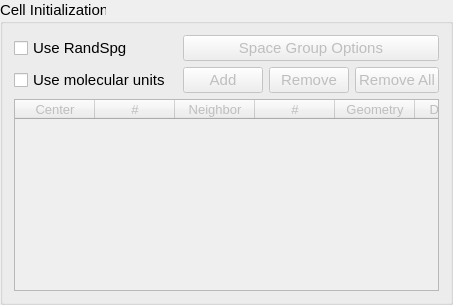
    <widget class="QGroupBox" name="groupBox_11">
     <property name="font">
      <font>
       <pointsize>11</pointsize>
      </font>
     </property>
     <property name="title">
      <string>Cell Initialization</string>
     </property>
     <layout class="QGridLayout" name="gridLayout_2">
      <item row="1" column="3">
       <widget class="QPushButton" name="pushButton_removeMolUnit">
        <property name="enabled">
         <bool>false</bool>
        </property>
        <property name="font">
         <font>
          <pointsize>11</pointsize>
         </font>
        </property>
        <property name="focusPolicy">
         <enum>Qt::TabFocus</enum>
        </property>
        <property name="toolTip">
         <string>&lt;html&gt;&lt;head/&gt;&lt;body&gt;&lt;p&gt;Remove selected row from the 'molecular unit' table&lt;/p&gt;&lt;/body&gt;&lt;/html&gt;</string>
        </property>
        <property name="text">
         <string>Remove</string>
        </property>
       </widget>
      </item>
      <item row="1" column="0">
       <widget class="QCheckBox" name="cb_useMolUnit">
        <property name="font">
         <font>
          <pointsize>11</pointsize>
         </font>
        </property>
        <property name="focusPolicy">
         <enum>Qt::StrongFocus</enum>
        </property>
        <property name="toolTip">
         <string>&lt;html&gt;&lt;head/&gt;&lt;body&gt;&lt;p&gt;By enabling, allows the user the freedom to select atom types from the above composition to generate &amp;quot;molecular units&amp;quot;.&lt;/p&gt;&lt;p&gt;**This is currently limited to single-center moelcules with 1-6 coordinated atoms to the central atom.**&lt;/p&gt;&lt;/body&gt;&lt;/html&gt;</string>
        </property>
        <property name="text">
         <string>Use molecular units</string>
        </property>
       </widget>
      </item>
      <item row="0" column="0">
       <widget class="QCheckBox" name="cb_allowRandSpg">
        <property name="font">
         <font>
          <pointsize>11</pointsize>
         </font>
        </property>
        <property name="focusPolicy">
         <enum>Qt::StrongFocus</enum>
        </property>
        <property name="toolTip">
         <string>&lt;html&gt;&lt;head/&gt;&lt;body&gt;&lt;p&gt;Use RandSpg, a built-in program for generating random crystals with space groups, to create the initial generation.&lt;/p&gt;&lt;p&gt;You may select the space groups to be generated with the &amp;quot;Space Group Options&amp;quot; button on the right. If you do not select space groups, it will select them randomly based upon which space groups may be generated.&lt;/p&gt;&lt;/body&gt;&lt;/html&gt;</string>
        </property>
        <property name="text">
         <string>Use RandSpg</string>
        </property>
       </widget>
      </item>
      <item row="1" column="2">
       <widget class="QPushButton" name="pushButton_addMolUnit">
        <property name="enabled">
         <bool>false</bool>
        </property>
        <property name="font">
         <font>
          <pointsize>11</pointsize>
         </font>
        </property>
        <property name="focusPolicy">
         <enum>Qt::TabFocus</enum>
        </property>
        <property name="toolTip">
         <string>&lt;html&gt;&lt;head/&gt;&lt;body&gt;&lt;p&gt;Add a new row to the 'molecular unit' table&lt;/p&gt;&lt;/body&gt;&lt;/html&gt;</string>
        </property>
        <property name="text">
         <string>Add</string>
        </property>
       </widget>
      </item>
      <item row="1" column="4">
       <widget class="QPushButton" name="pushButton_removeAllMolUnit">
        <property name="enabled">
         <bool>false</bool>
        </property>
        <property name="font">
         <font>
          <pointsize>11</pointsize>
         </font>
        </property>
        <property name="focusPolicy">
         <enum>Qt::TabFocus</enum>
        </property>
        <property name="toolTip">
         <string>&lt;html&gt;&lt;head/&gt;&lt;body&gt;&lt;p&gt;Remove all rows from the 'molecular unit' table&lt;/p&gt;&lt;/body&gt;&lt;/html&gt;</string>
        </property>
        <property name="text">
         <string>Remove All</string>
        </property>
       </widget>
      </item>
      <item row="2" column="0" colspan="5">
       <widget class="QTableWidget" name="table_molUnit">
        <property name="enabled">
         <bool>false</bool>
        </property>
        <property name="sizePolicy">
         <sizepolicy hsizetype="Preferred" vsizetype="Preferred">
          <horstretch>0</horstretch>
          <verstretch>0</verstretch>
         </sizepolicy>
        </property>
        <property name="font">
         <font>
          <pointsize>10</pointsize>
         </font>
        </property>
        <property name="toolTip">
         <string>&lt;html&gt;&lt;head/&gt;&lt;body&gt;&lt;p&gt;Center: Choose the atom type to be the center of the 'molecular unit'&lt;/p&gt;&lt;p&gt;#: Number of center atoms to coordinate the neighbor atoms&lt;/p&gt;&lt;p&gt;Neighbor: Choose the atom type to coordinate to the center atom&lt;/p&gt;&lt;p&gt;#: Number of neighbor atoms to coordinate to the center atom&lt;/p&gt;&lt;p&gt;Geometry: How to orient the neighbor around the center atom&lt;/p&gt;&lt;p&gt;Distance: Distance to place each neighbor atom from the center atom&lt;/p&gt;&lt;/body&gt;&lt;/html&gt;</string>
        </property>
        <property name="horizontalScrollBarPolicy">
         <enum>Qt::ScrollBarAlwaysOff</enum>
        </property>
        <attribute name="horizontalHeaderCascadingSectionResizes">
         <bool>true</bool>
        </attribute>
        <attribute name="horizontalHeaderMinimumSectionSize">
         <number>20</number>
        </attribute>
        <attribute name="horizontalHeaderDefaultSectionSize">
         <number>80</number>
        </attribute>
        <attribute name="horizontalHeaderStretchLastSection">
         <bool>true</bool>
        </attribute>
        <attribute name="verticalHeaderVisible">
         <bool>false</bool>
        </attribute>
        <attribute name="verticalHeaderMinimumSectionSize">
         <number>23</number>
        </attribute>
        <attribute name="verticalHeaderDefaultSectionSize">
         <number>23</number>
        </attribute>
        <column>
         <property name="text">
          <string>Center</string>
         </property>
         <property name="font">
          <font>
           <pointsize>10</pointsize>
          </font>
         </property>
        </column>
        <column>
         <property name="text">
          <string>#</string>
         </property>
         <property name="font">
          <font>
           <pointsize>10</pointsize>
          </font>
         </property>
        </column>
        <column>
         <property name="text">
          <string>Neighbor</string>
         </property>
         <property name="font">
          <font>
           <pointsize>10</pointsize>
          </font>
         </property>
        </column>
        <column>
         <property name="text">
          <string>#</string>
         </property>
         <property name="font">
          <font>
           <pointsize>10</pointsize>
          </font>
         </property>
        </column>
        <column>
         <property name="text">
          <string>Geometry</string>
         </property>
         <property name="font">
          <font>
           <pointsize>10</pointsize>
          </font>
         </property>
        </column>
        <column>
         <property name="text">
          <string>Distance</string>
         </property>
         <property name="font">
          <font>
           <pointsize>10</pointsize>
          </font>
         </property>
        </column>
       </widget>
      </item>
      <item row="0" column="2" colspan="3">
       <widget class="QPushButton" name="push_spgOptions">
        <property name="enabled">
         <bool>false</bool>
        </property>
        <property name="font">
         <font>
          <pointsize>11</pointsize>
         </font>
        </property>
        <property name="focusPolicy">
         <enum>Qt::TabFocus</enum>
        </property>
        <property name="toolTip">
         <string>&lt;html&gt;&lt;head/&gt;&lt;body&gt;&lt;p&gt;Use this menu to select the space groups to be generated by RandSpg.&lt;/p&gt;&lt;p&gt;This displays a table of spacegroups and each spacegroup that is possible.&lt;p&gt;This table will be reset if the user changes the composition after setting the table.&lt;/p&gt;&lt;/body&gt;&lt;/html&gt;</string>
        </property>
        <property name="text">
         <string>Space Group Options</string>
        </property>
       </widget>
      </item>
     </layout>
    </widget>
